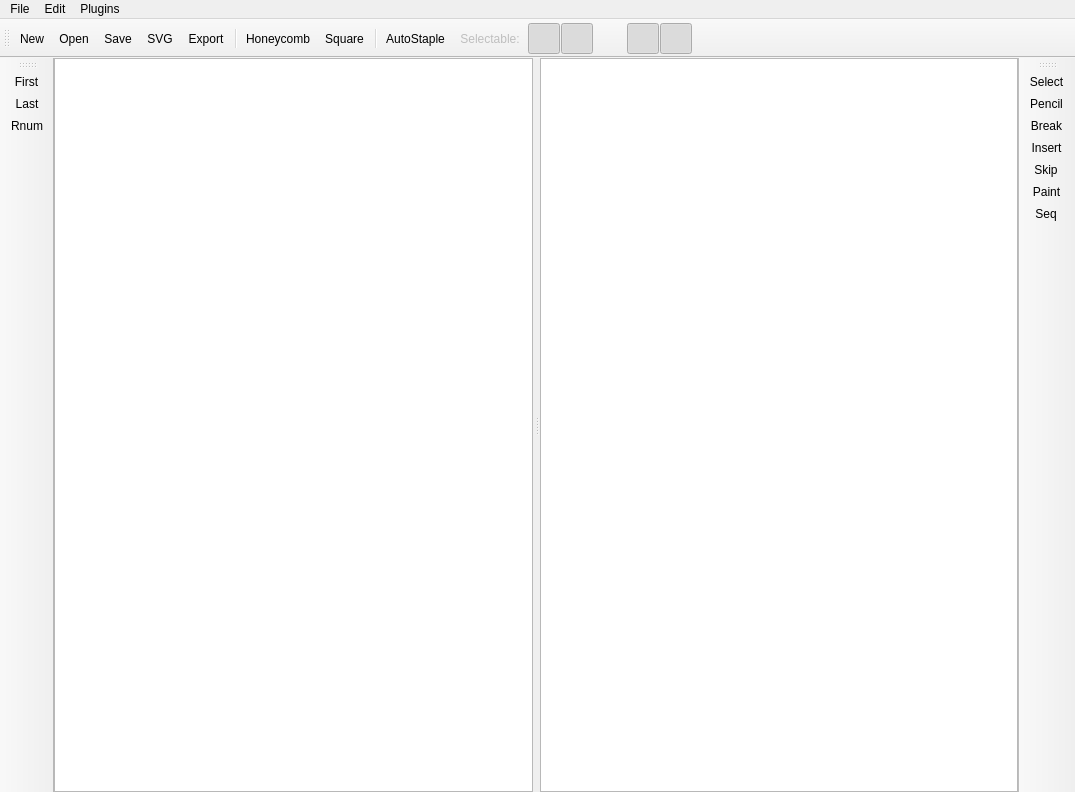
<?xml version="1.0" encoding="UTF-8"?>
<ui version="4.0">
 <class>MainWindow</class>
 <widget class="QMainWindow" name="MainWindow">
  <property name="geometry">
   <rect>
    <x>0</x>
    <y>0</y>
    <width>1075</width>
    <height>792</height>
   </rect>
  </property>
  <property name="contextMenuPolicy">
   <enum>Qt::NoContextMenu</enum>
  </property>
  <property name="windowTitle">
   <string>cadnano</string>
  </property>
  <property name="statusTip">
   <string/>
  </property>
  <property name="iconSize">
   <size>
    <width>32</width>
    <height>32</height>
   </size>
  </property>
  <property name="dockNestingEnabled">
   <bool>true</bool>
  </property>
  <property name="dockOptions">
   <set>QMainWindow::AllowNestedDocks|QMainWindow::AllowTabbedDocks|QMainWindow::AnimatedDocks</set>
  </property>
  <property name="unifiedTitleAndToolBarOnMac">
   <bool>true</bool>
  </property>
  <widget class="QWidget" name="centralwidget">
   <property name="autoFillBackground">
    <bool>false</bool>
   </property>
   <layout class="QGridLayout" name="gridLayout">
    <property name="leftMargin">
     <number>0</number>
    </property>
    <property name="topMargin">
     <number>0</number>
    </property>
    <property name="rightMargin">
     <number>0</number>
    </property>
    <property name="bottomMargin">
     <number>0</number>
    </property>
    <property name="horizontalSpacing">
     <number>6</number>
    </property>
    <item row="0" column="0">
     <widget class="QSplitter" name="splitter">
      <property name="sizePolicy">
       <sizepolicy hsizetype="Preferred" vsizetype="Preferred">
        <horstretch>0</horstretch>
        <verstretch>0</verstretch>
       </sizepolicy>
      </property>
      <property name="frameShape">
       <enum>QFrame::NoFrame</enum>
      </property>
      <property name="frameShadow">
       <enum>QFrame::Plain</enum>
      </property>
      <property name="lineWidth">
       <number>0</number>
      </property>
      <property name="orientation">
       <enum>Qt::Horizontal</enum>
      </property>
      <property name="opaqueResize">
       <bool>true</bool>
      </property>
      <property name="handleWidth">
       <number>7</number>
      </property>
      <widget class="CustomQGraphicsView" name="sliceGraphicsView">
       <property name="sizePolicy">
        <sizepolicy hsizetype="Expanding" vsizetype="Expanding">
         <horstretch>0</horstretch>
         <verstretch>0</verstretch>
        </sizepolicy>
       </property>
       <property name="minimumSize">
        <size>
         <width>0</width>
         <height>0</height>
        </size>
       </property>
       <property name="baseSize">
        <size>
         <width>480</width>
         <height>0</height>
        </size>
       </property>
       <property name="mouseTracking">
        <bool>true</bool>
       </property>
       <property name="focusPolicy">
        <enum>Qt::WheelFocus</enum>
       </property>
       <property name="frameShadow">
        <enum>QFrame::Plain</enum>
       </property>
       <property name="lineWidth">
        <number>0</number>
       </property>
       <property name="verticalScrollBarPolicy">
        <enum>Qt::ScrollBarAlwaysOff</enum>
       </property>
       <property name="horizontalScrollBarPolicy">
        <enum>Qt::ScrollBarAlwaysOff</enum>
       </property>
       <property name="renderHints">
        <set>QPainter::Antialiasing|QPainter::HighQualityAntialiasing|QPainter::TextAntialiasing</set>
       </property>
       <property name="dragMode">
        <enum>QGraphicsView::NoDrag</enum>
       </property>
       <property name="transformationAnchor">
        <enum>QGraphicsView::AnchorUnderMouse</enum>
       </property>
       <property name="resizeAnchor">
        <enum>QGraphicsView::AnchorUnderMouse</enum>
       </property>
      </widget>
      <widget class="CustomQGraphicsView" name="pathGraphicsView">
       <property name="sizePolicy">
        <sizepolicy hsizetype="Expanding" vsizetype="Expanding">
         <horstretch>0</horstretch>
         <verstretch>0</verstretch>
        </sizepolicy>
       </property>
       <property name="minimumSize">
        <size>
         <width>0</width>
         <height>0</height>
        </size>
       </property>
       <property name="mouseTracking">
        <bool>true</bool>
       </property>
       <property name="focusPolicy">
        <enum>Qt::WheelFocus</enum>
       </property>
       <property name="frameShadow">
        <enum>QFrame::Plain</enum>
       </property>
       <property name="lineWidth">
        <number>0</number>
       </property>
       <property name="verticalScrollBarPolicy">
        <enum>Qt::ScrollBarAlwaysOff</enum>
       </property>
       <property name="horizontalScrollBarPolicy">
        <enum>Qt::ScrollBarAlwaysOff</enum>
       </property>
       <property name="renderHints">
        <set>QPainter::Antialiasing|QPainter::HighQualityAntialiasing|QPainter::TextAntialiasing</set>
       </property>
       <property name="transformationAnchor">
        <enum>QGraphicsView::AnchorUnderMouse</enum>
       </property>
      </widget>
     </widget>
    </item>
   </layout>
  </widget>
  <widget class="QToolBar" name="topToolBar">
   <property name="sizePolicy">
    <sizepolicy hsizetype="Ignored" vsizetype="Fixed">
     <horstretch>0</horstretch>
     <verstretch>0</verstretch>
    </sizepolicy>
   </property>
   <property name="baseSize">
    <size>
     <width>550</width>
     <height>0</height>
    </size>
   </property>
   <property name="windowTitle">
    <string>Main Toolbar</string>
   </property>
   <property name="iconSize">
    <size>
     <width>24</width>
     <height>24</height>
    </size>
   </property>
   <property name="toolButtonStyle">
    <enum>Qt::ToolButtonTextUnderIcon</enum>
   </property>
   <attribute name="toolBarArea">
    <enum>TopToolBarArea</enum>
   </attribute>
   <attribute name="toolBarBreak">
    <bool>false</bool>
   </attribute>
   <addaction name="actionNew"/>
   <addaction name="actionOpen"/>
   <addaction name="actionSave"/>
   <addaction name="actionSVG"/>
   <addaction name="actionExportStaples"/>
   <addaction name="separator"/>
   <addaction name="actionNewHoneycombPart"/>
   <addaction name="actionNewSquarePart"/>
   <addaction name="separator"/>
   <addaction name="actionAutoStaple"/>
   <addaction name="actionFiltersLabel"/>
   <addaction name="actionFilterScaf"/>
   <addaction name="actionFilterStap"/>
   <addaction name="actionFilterHandle"/>
   <addaction name="actionFilterEndpoint"/>
   <addaction name="actionFilterXover"/>
   <addaction name="actionFilterStrand"/>
  </widget>
  <widget class="QToolBar" name="rightToolBar">
   <property name="sizePolicy">
    <sizepolicy hsizetype="Fixed" vsizetype="Preferred">
     <horstretch>0</horstretch>
     <verstretch>0</verstretch>
    </sizepolicy>
   </property>
   <property name="minimumSize">
    <size>
     <width>0</width>
     <height>0</height>
    </size>
   </property>
   <property name="windowTitle">
    <string>Path Tools</string>
   </property>
   <property name="layoutDirection">
    <enum>Qt::LeftToRight</enum>
   </property>
   <property name="allowedAreas">
    <set>Qt::LeftToolBarArea|Qt::RightToolBarArea|Qt::TopToolBarArea</set>
   </property>
   <property name="toolButtonStyle">
    <enum>Qt::ToolButtonTextUnderIcon</enum>
   </property>
   <attribute name="toolBarArea">
    <enum>RightToolBarArea</enum>
   </attribute>
   <attribute name="toolBarBreak">
    <bool>false</bool>
   </attribute>
   <addaction name="actionPathSelect"/>
   <addaction name="actionPathPencil"/>
   <addaction name="actionPathBreak"/>
   <addaction name="actionPathInsertion"/>
   <addaction name="actionPathSkip"/>
   <addaction name="actionPathPaint"/>
   <addaction name="actionPathAddSeq"/>
  </widget>
  <widget class="QToolBar" name="leftToolBar">
   <property name="sizePolicy">
    <sizepolicy hsizetype="Fixed" vsizetype="Preferred">
     <horstretch>0</horstretch>
     <verstretch>0</verstretch>
    </sizepolicy>
   </property>
   <property name="minimumSize">
    <size>
     <width>0</width>
     <height>0</height>
    </size>
   </property>
   <property name="windowTitle">
    <string>Slice Tools</string>
   </property>
   <property name="allowedAreas">
    <set>Qt::LeftToolBarArea|Qt::RightToolBarArea|Qt::TopToolBarArea</set>
   </property>
   <property name="toolButtonStyle">
    <enum>Qt::ToolButtonTextUnderIcon</enum>
   </property>
   <attribute name="toolBarArea">
    <enum>LeftToolBarArea</enum>
   </attribute>
   <attribute name="toolBarBreak">
    <bool>false</bool>
   </attribute>
   <addaction name="actionSliceFirst"/>
   <addaction name="actionSliceLast"/>
   <addaction name="actionRenumber"/>
  </widget>
  <widget class="QMenuBar" name="menubar">
   <property name="geometry">
    <rect>
     <x>0</x>
     <y>0</y>
     <width>1075</width>
     <height>22</height>
    </rect>
   </property>
   <widget class="QMenu" name="menuFile">
    <property name="title">
     <string>File</string>
    </property>
    <addaction name="actionAbout"/>
    <addaction name="actionPreferences"/>
    <addaction name="actionNew"/>
    <addaction name="actionOpen"/>
    <addaction name="separator"/>
    <addaction name="actionClose"/>
    <addaction name="actionSave"/>
    <addaction name="actionSave_As"/>
   </widget>
   <widget class="QMenu" name="menuEdit">
    <property name="title">
     <string>Edit</string>
    </property>
    <addaction name="actionModify"/>
   </widget>
   <widget class="QMenu" name="menuPlugins">
    <property name="title">
     <string>Plugins</string>
    </property>
   </widget>
   <addaction name="menuFile"/>
   <addaction name="menuEdit"/>
   <addaction name="menuPlugins"/>
  </widget>
  <action name="actionNew">
   <property name="icon">
    <iconset resource="../../../cadnano2.5/cadnano/gui/mainwindow/cadnano.gui.mainwindow.icons.qrc">
     <normaloff>:/filetools/new</normaloff>:/filetools/new</iconset>
   </property>
   <property name="text">
    <string>New...</string>
   </property>
   <property name="shortcut">
    <string>Ctrl+N</string>
   </property>
  </action>
  <action name="actionOpen">
   <property name="icon">
    <iconset resource="../../../cadnano2.5/cadnano/gui/mainwindow/cadnano.gui.mainwindow.icons.qrc">
     <normaloff>:/filetools/open</normaloff>:/filetools/open</iconset>
   </property>
   <property name="text">
    <string>Open...</string>
   </property>
   <property name="shortcut">
    <string>Ctrl+O</string>
   </property>
  </action>
  <action name="actionClose">
   <property name="text">
    <string>Close</string>
   </property>
   <property name="shortcut">
    <string>Ctrl+W</string>
   </property>
  </action>
  <action name="actionSave">
   <property name="icon">
    <iconset resource="../../../cadnano2.5/cadnano/gui/mainwindow/cadnano.gui.mainwindow.icons.qrc">
     <normaloff>:/filetools/save</normaloff>:/filetools/save</iconset>
   </property>
   <property name="text">
    <string>Save</string>
   </property>
   <property name="shortcut">
    <string>Ctrl+S</string>
   </property>
  </action>
  <action name="actionSave_As">
   <property name="icon">
    <iconset resource="../../../cadnano2.5/cadnano/gui/mainwindow/cadnano.gui.mainwindow.icons.qrc">
     <normaloff>:/filetools/save</normaloff>:/filetools/save</iconset>
   </property>
   <property name="text">
    <string>Save As...</string>
   </property>
   <property name="shortcut">
    <string>Ctrl+Shift+S</string>
   </property>
  </action>
  <action name="actionSave_a_Copy">
   <property name="text">
    <string>Save a Copy...</string>
   </property>
  </action>
  <action name="actionPrint">
   <property name="text">
    <string>Print...</string>
   </property>
  </action>
  <action name="actionSVG">
   <property name="icon">
    <iconset resource="../../../cadnano2.5/cadnano/gui/mainwindow/cadnano.gui.mainwindow.icons.qrc">
     <normaloff>:/filetools/svg</normaloff>:/filetools/svg</iconset>
   </property>
   <property name="text">
    <string>SVG</string>
   </property>
  </action>
  <action name="actionX3D">
   <property name="text">
    <string>X3D</string>
   </property>
  </action>
  <action name="actionCut">
   <property name="text">
    <string>Cut</string>
   </property>
   <property name="shortcut">
    <string>Ctrl+X</string>
   </property>
  </action>
  <action name="actionCopy">
   <property name="text">
    <string>Copy</string>
   </property>
   <property name="shortcut">
    <string>Ctrl+C</string>
   </property>
  </action>
  <action name="actionPaste">
   <property name="text">
    <string>Paste</string>
   </property>
   <property name="shortcut">
    <string>Ctrl+V</string>
   </property>
  </action>
  <action name="actionSelect_All">
   <property name="text">
    <string>Select All</string>
   </property>
   <property name="shortcut">
    <string>Ctrl+A</string>
   </property>
  </action>
  <action name="actionNewHoneycombPart">
   <property name="icon">
    <iconset resource="../../../cadnano2.5/cadnano/gui/mainwindow/cadnano.gui.mainwindow.icons.qrc">
     <normaloff>:/parttools/new-honeycomb</normaloff>:/parttools/new-honeycomb</iconset>
   </property>
   <property name="text">
    <string>Honeycomb</string>
   </property>
   <property name="toolTip">
    <string>Click to add new part with honeycomb lattice</string>
   </property>
  </action>
  <action name="actionPathBreak">
   <property name="checkable">
    <bool>true</bool>
   </property>
   <property name="checked">
    <bool>false</bool>
   </property>
   <property name="icon">
    <iconset resource="../../../cadnano2.5/cadnano/gui/mainwindow/cadnano.gui.mainwindow.icons.qrc">
     <normaloff>:/pathtools/break</normaloff>:/pathtools/break</iconset>
   </property>
   <property name="text">
    <string>Break Tool</string>
   </property>
   <property name="iconText">
    <string>Break</string>
   </property>
   <property name="toolTip">
    <string>(B)reak Tool</string>
   </property>
   <property name="shortcut">
    <string>B</string>
   </property>
  </action>
  <action name="actionPathSelect">
   <property name="checkable">
    <bool>true</bool>
   </property>
   <property name="icon">
    <iconset resource="../../../cadnano2.5/cadnano/gui/mainwindow/cadnano.gui.mainwindow.icons.qrc">
     <normaloff>:/pathtools/select</normaloff>:/pathtools/select</iconset>
   </property>
   <property name="text">
    <string>Select</string>
   </property>
   <property name="iconText">
    <string>Select</string>
   </property>
   <property name="toolTip">
    <string>Select Tool (v)</string>
   </property>
   <property name="shortcut">
    <string>V</string>
   </property>
  </action>
  <action name="actionSliceFirst">
   <property name="icon">
    <iconset resource="../../../cadnano2.5/cadnano/gui/mainwindow/cadnano.gui.mainwindow.icons.qrc">
     <normaloff>:/slicetools/go-first</normaloff>:/slicetools/go-first</iconset>
   </property>
   <property name="text">
    <string>First</string>
   </property>
   <property name="toolTip">
    <string>Move the slice bar to the first position.</string>
   </property>
  </action>
  <action name="actionSliceLast">
   <property name="icon">
    <iconset resource="../../../cadnano2.5/cadnano/gui/mainwindow/cadnano.gui.mainwindow.icons.qrc">
     <normaloff>:/slicetools/go-last</normaloff>:/slicetools/go-last</iconset>
   </property>
   <property name="text">
    <string>Last</string>
   </property>
   <property name="toolTip">
    <string>Move the slice bar to the last position.</string>
   </property>
  </action>
  <action name="actionPathErase">
   <property name="checkable">
    <bool>true</bool>
   </property>
   <property name="icon">
    <iconset>
     <normaloff>:/pathtools/erase</normaloff>:/pathtools/erase</iconset>
   </property>
   <property name="text">
    <string>Erase</string>
   </property>
   <property name="toolTip">
    <string>(E)rase Tool</string>
   </property>
  </action>
  <action name="actionPathPencil">
   <property name="checkable">
    <bool>true</bool>
   </property>
   <property name="icon">
    <iconset>
     <normaloff>:/pathtools/force</normaloff>:/pathtools/force</iconset>
   </property>
   <property name="text">
    <string>Pencil</string>
   </property>
   <property name="toolTip">
    <string>Pe(n)cil Tool</string>
   </property>
   <property name="shortcut">
    <string>N</string>
   </property>
  </action>
  <action name="actionPathInsertion">
   <property name="checkable">
    <bool>true</bool>
   </property>
   <property name="icon">
    <iconset resource="../../../cadnano2.5/cadnano/gui/mainwindow/cadnano.gui.mainwindow.icons.qrc">
     <normaloff>:/pathtools/insert</normaloff>:/pathtools/insert</iconset>
   </property>
   <property name="text">
    <string>Insert</string>
   </property>
   <property name="toolTip">
    <string>(I)nsert Tool</string>
   </property>
   <property name="shortcut">
    <string>I</string>
   </property>
  </action>
  <action name="actionNewSquarePart">
   <property name="icon">
    <iconset resource="../../../cadnano2.5/cadnano/gui/mainwindow/cadnano.gui.mainwindow.icons.qrc">
     <normaloff>:/parttools/new-square</normaloff>:/parttools/new-square</iconset>
   </property>
   <property name="text">
    <string>Square</string>
   </property>
   <property name="toolTip">
    <string>Click to add new part with square lattice</string>
   </property>
  </action>
  <action name="actionPathSkip">
   <property name="checkable">
    <bool>true</bool>
   </property>
   <property name="icon">
    <iconset resource="../../../cadnano2.5/cadnano/gui/mainwindow/cadnano.gui.mainwindow.icons.qrc">
     <normaloff>:/pathtools/skip</normaloff>:/pathtools/skip</iconset>
   </property>
   <property name="text">
    <string>Skip</string>
   </property>
   <property name="toolTip">
    <string>(S)kip Tool</string>
   </property>
   <property name="shortcut">
    <string>S</string>
   </property>
  </action>
  <action name="actionRenumber">
   <property name="icon">
    <iconset resource="../../../cadnano2.5/cadnano/gui/mainwindow/cadnano.gui.mainwindow.icons.qrc">
     <normaloff>:/slicetools/renumber</normaloff>:/slicetools/renumber</iconset>
   </property>
   <property name="text">
    <string>Rnum</string>
   </property>
   <property name="toolTip">
    <string>Renumber Slice helices according to helix ordering in Path panel.</string>
   </property>
  </action>
  <action name="actionPathPaint">
   <property name="checkable">
    <bool>true</bool>
   </property>
   <property name="icon">
    <iconset resource="../../../cadnano2.5/cadnano/gui/mainwindow/cadnano.gui.mainwindow.icons.qrc">
     <normaloff>:/pathtools/paint</normaloff>:/pathtools/paint</iconset>
   </property>
   <property name="text">
    <string>Paint</string>
   </property>
   <property name="toolTip">
    <string>(P)aint Tool</string>
   </property>
   <property name="shortcut">
    <string>P</string>
   </property>
  </action>
  <action name="actionPathAddSeq">
   <property name="checkable">
    <bool>true</bool>
   </property>
   <property name="icon">
    <iconset resource="../../../cadnano2.5/cadnano/gui/mainwindow/cadnano.gui.mainwindow.icons.qrc">
     <normaloff>:/pathtools/addseq</normaloff>:/pathtools/addseq</iconset>
   </property>
   <property name="text">
    <string>Seq</string>
   </property>
   <property name="toolTip">
    <string>(A)dd Sequence Tool</string>
   </property>
   <property name="shortcut">
    <string>A</string>
   </property>
  </action>
  <action name="actionExportStaples">
   <property name="icon">
    <iconset>
     <normaloff>:/filetools/csv</normaloff>:/filetools/csv</iconset>
   </property>
   <property name="text">
    <string>Export</string>
   </property>
   <property name="toolTip">
    <string>export oligos as *.CSV</string>
   </property>
  </action>
  <action name="actionPreferences">
   <property name="text">
    <string>Preferences</string>
   </property>
   <property name="shortcut">
    <string>Ctrl+,</string>
   </property>
  </action>
  <action name="actionModify">
   <property name="checkable">
    <bool>true</bool>
   </property>
   <property name="icon">
    <iconset resource="../../../cadnano2.5/cadnano/gui/mainwindow/cadnano.gui.mainwindow.icons.qrc">
     <normaloff>:/pathtools/modify</normaloff>:/pathtools/modify</iconset>
   </property>
   <property name="text">
    <string>Modify mode</string>
   </property>
   <property name="toolTip">
    <string>Modify mode</string>
   </property>
  </action>
  <action name="actionCadnanoWebsite">
   <property name="text">
    <string>cadnano Website</string>
   </property>
  </action>
  <action name="actionFeedback">
   <property name="text">
    <string>Feedback</string>
   </property>
  </action>
  <action name="actionFilterPart">
   <property name="checkable">
    <bool>true</bool>
   </property>
   <property name="icon">
    <iconset resource="../../../cadnano2.5/cadnano/gui/mainwindow/cadnano.gui.mainwindow.icons.qrc">
     <normaloff>:/parttools/filter-part</normaloff>:/parttools/filter-part</iconset>
   </property>
   <property name="text">
    <string>Parts</string>
   </property>
   <property name="toolTip">
    <string>Part-selection mode</string>
   </property>
  </action>
  <action name="actionFilterEndpoint">
   <property name="checkable">
    <bool>true</bool>
   </property>
   <property name="checked">
    <bool>true</bool>
   </property>
   <property name="icon">
    <iconset resource="../../../cadnano2.5/cadnano/gui/mainwindow/cadnano.gui.mainwindow.icons.qrc">
     <normaloff>:/parttools/filter-endpoint</normaloff>:/parttools/filter-endpoint</iconset>
   </property>
   <property name="toolTip">
    <string>(E)ndpoints</string>
   </property>
   <property name="shortcut">
    <string>E</string>
   </property>
  </action>
  <action name="actionFilterXover">
   <property name="checkable">
    <bool>true</bool>
   </property>
   <property name="checked">
    <bool>true</bool>
   </property>
   <property name="icon">
    <iconset resource="../../../cadnano2.5/cadnano/gui/mainwindow/cadnano.gui.mainwindow.icons.qrc">
     <normaloff>:/parttools/filter-xover</normaloff>:/parttools/filter-xover</iconset>
   </property>
   <property name="text">
    <string/>
   </property>
   <property name="toolTip">
    <string>(X)overs</string>
   </property>
   <property name="shortcut">
    <string>X</string>
   </property>
  </action>
  <action name="actionFiltersLabel">
   <property name="enabled">
    <bool>false</bool>
   </property>
   <property name="text">
    <string>Selectable:</string>
   </property>
   <property name="toolTip">
    <string>Selection Filters</string>
   </property>
  </action>
  <action name="actionFilterStrand">
   <property name="checkable">
    <bool>true</bool>
   </property>
   <property name="icon">
    <iconset resource="../../../cadnano2.5/cadnano/gui/mainwindow/cadnano.gui.mainwindow.icons.qrc">
     <normaloff>:/parttools/filter-strand</normaloff>:/parttools/filter-strand</iconset>
   </property>
   <property name="toolTip">
    <string>stran(D)s</string>
   </property>
   <property name="shortcut">
    <string>D</string>
   </property>
  </action>
  <action name="actionFilterHandle">
   <property name="checkable">
    <bool>true</bool>
   </property>
   <property name="checked">
    <bool>false</bool>
   </property>
   <property name="icon">
    <iconset resource="../../../cadnano2.5/cadnano/gui/mainwindow/cadnano.gui.mainwindow.icons.qrc">
     <normaloff>:/parttools/filter-handle</normaloff>:/parttools/filter-handle</iconset>
   </property>
   <property name="toolTip">
    <string>(H)andles</string>
   </property>
   <property name="shortcut">
    <string>H</string>
   </property>
  </action>
  <action name="actionFilterScaf">
   <property name="checkable">
    <bool>true</bool>
   </property>
   <property name="checked">
    <bool>true</bool>
   </property>
   <property name="icon">
    <iconset resource="../../../cadnano2.5/cadnano/gui/mainwindow/cadnano.gui.mainwindow.icons.qrc">
     <normaloff>:/parttools/filter-scaf</normaloff>:/parttools/filter-scaf</iconset>
   </property>
   <property name="toolTip">
    <string>s(C)affold</string>
   </property>
   <property name="shortcut">
    <string>C</string>
   </property>
  </action>
  <action name="actionFilterStap">
   <property name="checkable">
    <bool>true</bool>
   </property>
   <property name="checked">
    <bool>true</bool>
   </property>
   <property name="icon">
    <iconset resource="../../../cadnano2.5/cadnano/gui/mainwindow/cadnano.gui.mainwindow.icons.qrc">
     <normaloff>:/parttools/filter-stap</normaloff>:/parttools/filter-stap</iconset>
   </property>
   <property name="toolTip">
    <string>s(T)aple</string>
   </property>
   <property name="shortcut">
    <string>T</string>
   </property>
  </action>
  <action name="actionAbout">
   <property name="text">
    <string>About cadnano</string>
   </property>
  </action>
  <action name="actionAutoStaple">
   <property name="icon">
    <iconset resource="../../../cadnano2.5/cadnano/gui/mainwindow/cadnano.gui.mainwindow.icons.qrc">
     <normaloff>:/pathtools/autostaple</normaloff>:/pathtools/autostaple</iconset>
   </property>
   <property name="text">
    <string>AutoStaple</string>
   </property>
   <property name="toolTip">
    <string>Create staple strands complementary to existing scaffold.</string>
   </property>
  </action>
 </widget>
 <customwidgets>
  <customwidget>
   <class>CustomQGraphicsView</class>
   <extends>QGraphicsView</extends>
   <header>views.customqgraphicsview.h</header>
  </customwidget>
 </customwidgets>
 <resources>
  <include location="ui.mainwindow.icons.qrc"/>
 </resources>
 <connections>
  <connection>
   <sender>actionClose</sender>
   <signal>triggered()</signal>
   <receiver>MainWindow</receiver>
   <slot>close()</slot>
   <hints>
    <hint type="sourcelabel">
     <x>-1</x>
     <y>-1</y>
    </hint>
    <hint type="destinationlabel">
     <x>741</x>
     <y>506</y>
    </hint>
   </hints>
  </connection>
 </connections>
</ui>
